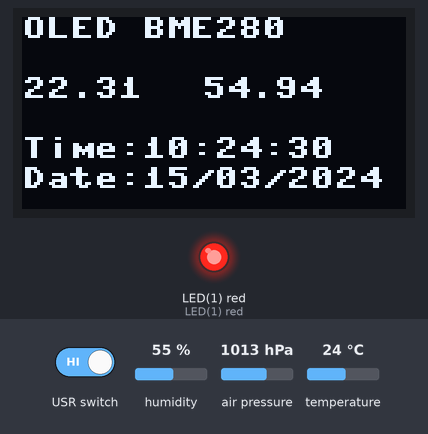
Recording of a program running on a simulated pyboard running MicroPython. Shown: 128×64 one-colour display, output pins drawn as LEDs (lit = HIGH). The inputs (shaded band) are chosen by the test bench; at power-on: humidity 55 %, temperature 24 °C, air pressure 1013 hPa. The clock reads 2024-03-15 10:24:30 at power-on unless the program sets it; library files of the repository ran but are not shown: ssd1306.py, BME280.py; what the program prints to the serial console is not drawn. At 46.2 s the program stops and its outputs stay as they are.

Above: at 1.2 s.
1.3 s: humidity set to 22 %
At 6.0 s:
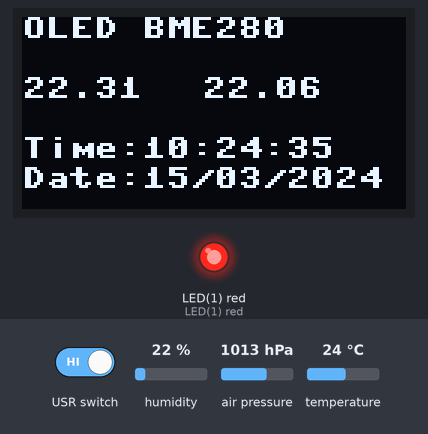
11.9 s: temperature set to 12 °C
At 16.3 s:
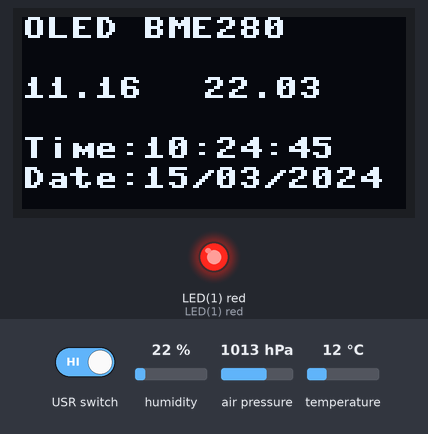
22.2 s: humidity set to 40 %
At 26.6 s:
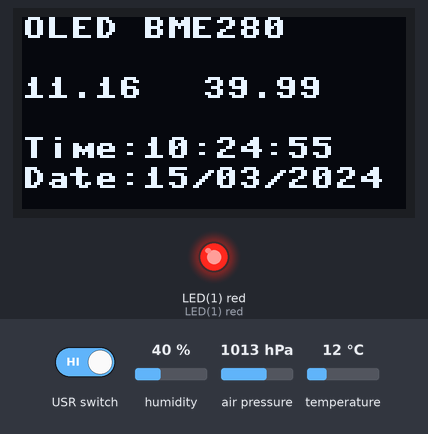
32.4 s: temperature set to 19 °C
At 36.9 s:
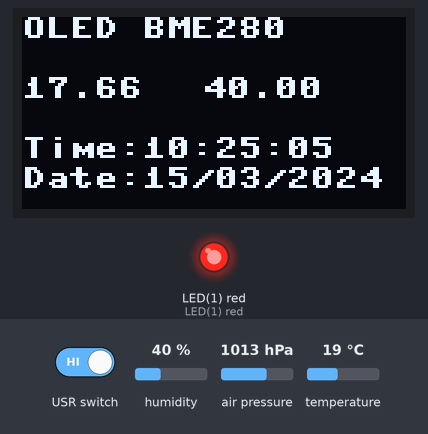
42.6 s: USR switch held down
At 47.3 s:
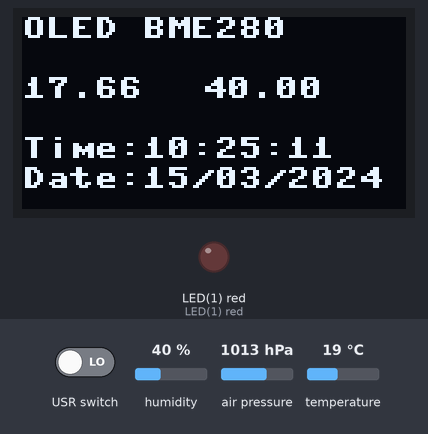
Timing chart, 0 to 47.7 s (numbered marks = the images above; inputs shaded):
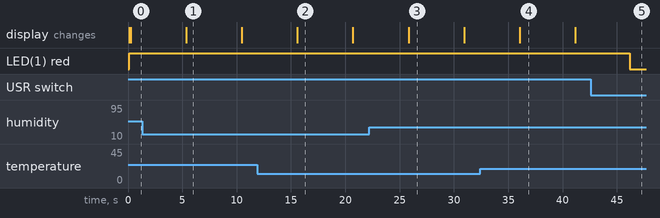

The program:

rtc.py
```python
import pyb
import utime as time
from machine import I2C
import ssd1306
import BME280
from time import sleep

sw  = pyb.Switch() # user push button
led = pyb.LED(1)   # on-board LED (blue), PC13 pin

rtc = pyb.RTC()

i2c = I2C(-1, scl=pyb.Pin.board.PB6, sda=pyb.Pin.board.PB7, freq=100000)

oled_width = 128
oled_height = 64
oled = ssd1306.SSD1306_I2C(oled_width, oled_height, i2c)
bme = BME280.BME280(i2c=i2c)
led.on()

try:
    while not sw.value():
        dt = rtc.datetime()
        temp = bme.temperature
        hum = bme.humidity
        pres = bme.pressure
        print('Temperature: ', temp)
        print('Humidity: ', hum)
        print('Pressure: ', pres)
        print(rtc.datetime())
        print()

        oled.text('OLED BME280', 0, 0)
        oled.text(temp, 0, 20)
        oled.text(hum, 60, 20)
        oled.text("Time:{0:02}:{1:02}:{2:02}".format(dt[4],dt[5],dt[6]),0,40)
        oled.text("Date:{0:02}/{1:02}/{2:02}".format(dt[2],dt[1],dt[0]),0,50)
        oled.show()

        sleep(5)
        oled.fill(0)
except KeyboardInterrupt:
    pass
finally:
    led.off() # turn off LED
    print('Done')
```

Measured:
- after the input at 42.6 s, LED(1) red: HIGH → LOW after 3.6 s
- what the display in image 1 shows lasts 5.1 s, from 5.4 s to 10.5 s
